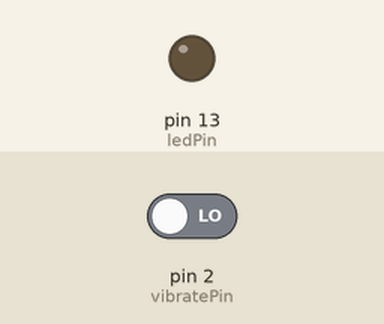
Simulated run of this sketch. Board: Arduino Uno, built with avr-gcc and run on an emulated ATmega328P. On the bench: output pins drawn as LEDs (lit = HIGH). Inputs (shaded band) come from the test bench; at power-on: pin 2 (vibratePin) LOW.

Above: at 1.2 s.
1.3 s: pin 2 (vibratePin) driven HIGH
At 1.9 s:
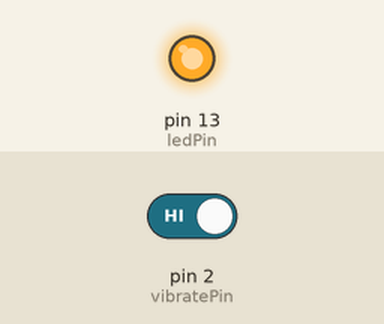
2.8 s: pin 2 (vibratePin) driven LOW
At 5.4 s:
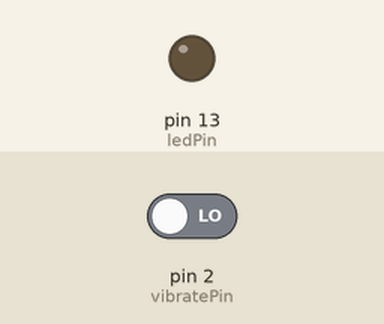
Timing chart, 0 to 6.9 s (numbered marks = the images above; inputs shaded):
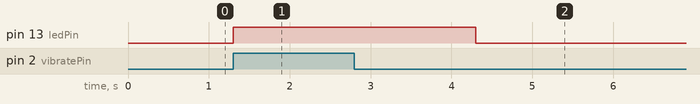

The sketch:

6_sw_420.ino
```cpp
int vibratePin  = 2; //sets the digital pin(d0)of the vibration sensor @pin 7
int ledPin  = 13;  //sets the LED @pin 2
int value;        //defines the value variable

void setup() {
  pinMode(vibratePin,INPUT);  //sets the vibration sensor as INPUT
  pinMode(ledPin,OUTPUT);   //sets the LED as OUTPUT
}
void loop() {
  value=digitalRead(vibratePin);  //reads the sensors status
  if(value==1)      //if sensor sends a HIGH signal
  {
    digitalWrite(ledPin,HIGH);  //turns LED on
    delay(3000);      //duration of 3 seconds
   }
   else   //otherwise
   digitalWrite(ledPin,LOW);  //LED is turned off
}
```

Measured:
- after the input at 1.3 s, pin 13 (ledPin): LOW → HIGH at once
- after the input at 2.8 s, pin 13 (ledPin): HIGH → LOW after 1.5 s
